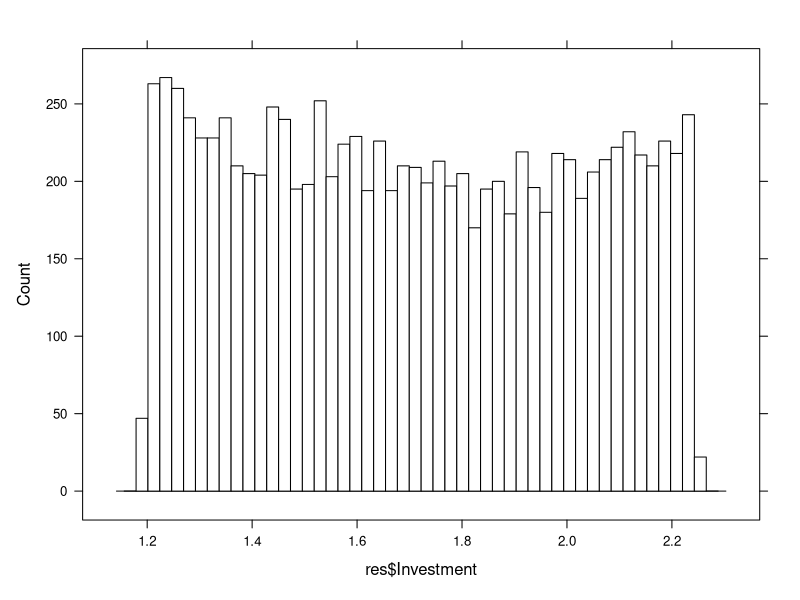
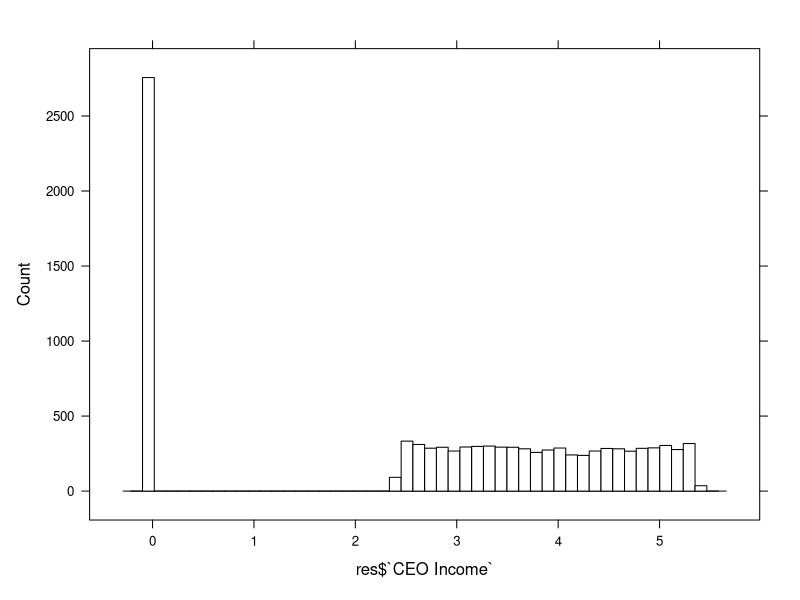
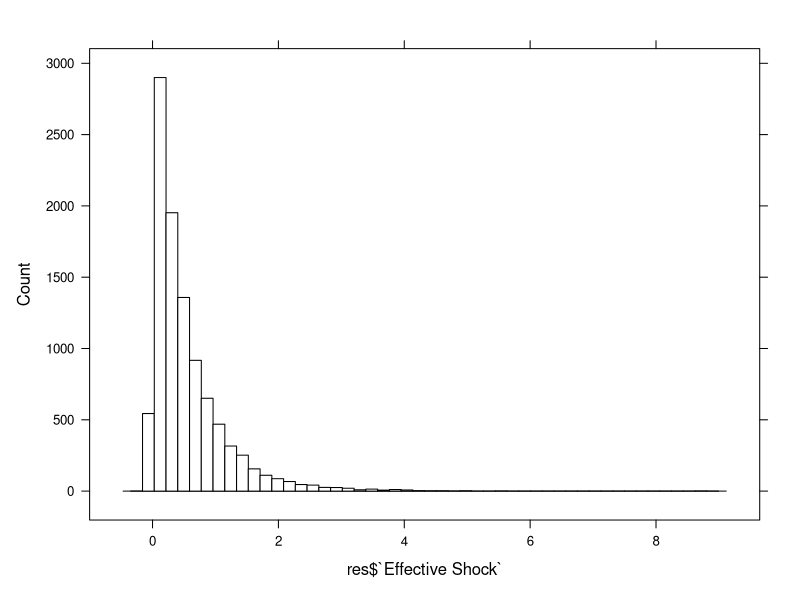
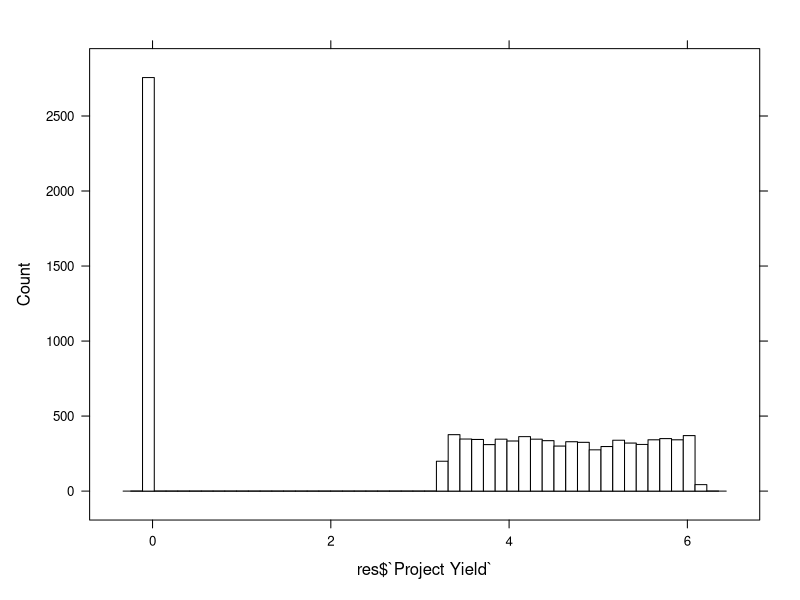
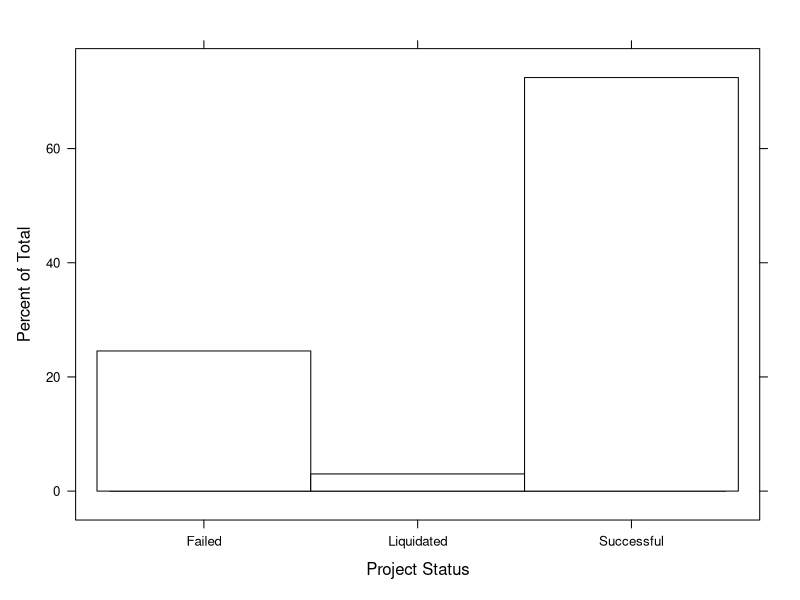
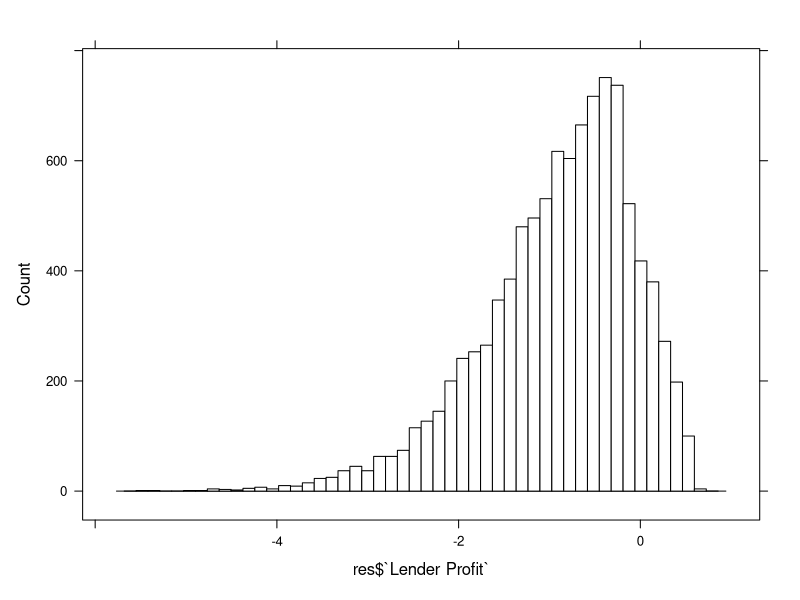

Write the R code that produced these figures, in order.
library(stats)
library(tidyverse)
library(data.table)
library(lattice)

rm(list = ls())
set.seed(1)
n = 10000
A = 1
B = 1
qu = 0.75
ql = 0.10
z = 1
e = exp(1)
zetaL = qu*(e^z-B/(qu - ql)) #Zeta for the Lenders. Maximizes Pledgeable Income
zetaC = qu*e^z #Zeta for the CEO. Maximizes CEO Utility (NPV)


#the integrand inside E(zeta)
mean_exp = function(x){
  return(x*dexp(x, Z))
}

#The function to be minimized in order to find zeta*
zeta_optimizer = function(zeta){
  return(-(1 + integrate(mean_exp, 0, zeta)$value/(pexp(zeta, Z))))
}

rand = c(runif(n, 1, 3)) #Random rates for the exponential distribution
rand = cbind(rand, unlist(lapply(rand, rexp, n = 1)), runif(n)) #Random values for the exponential distr. (liq. shocks) and random values for project success

res = c()
for(i in 1:10000){
  Z = rand[i, 1]
  shock = rand[i, 2]
  
  zeta_optim = optim((zetaL + zetaC)/2, 
                     zeta_optimizer, 
                     lower = 0.9*zetaL, 
                     upper = 1.1*zetaC,
                     method = "L-BFGS-B")$par #Finding zeta*. The function is optimized in an interval just larger than the feasible one in order to avoid boundary issues
  
  if(zeta_optim >= zetaC){zeta_optim = zetaC} else if(zeta_optim < zetaL){
    I = 0
    pi_c = 0
    p1 = 0
    status = 'Not invested'
    res = rbind(res, c(I, pi_c, zeta_optim, shock, pi1, status))
    next}
  
  
  
  mean_shock = integrate(mean_exp, 0, zeta_optim)$value #E(zeta*)
  
  I = A/(1 - pexp(zeta_optim, Z)*qu*(e^z - B/(qu - ql)) + mean_shock) #Maximum I*
  
  pi_c =  e^z*I + (A - (1 + mean_shock))*I/(pexp(zeta_optim, Z)) #CEO's Income
  
  project = rand[i, 3]
  
  if(shock > zeta_optim){pi_c = 0
  status = "Liquidated"
  pi1 = 0
  res = rbind(res, c(I, pi_c, zeta_optim, shock, pi1, status))
  next}
  
  
  if(project > qu){pi_c = 0
  status = "Failed"
  pi1 = 0
  res = rbind(res, c(I, pi_c, zeta_optim, shock, pi1, status))
  next}
  
  pi1 = e^z*I  
  status = "Successful"
  res = rbind(res, c(I, pi_c, zeta_optim, shock, pi1, status))
  
  print(i)
}

res = data.frame(res, stringsAsFactors = F)

names(res) = c('Investment', 'CEO Income', 'Cutoff', 'Effective Shock', 'Project Yield', 'Project Status')

res = res %>% mutate(Investment = as.numeric(Investment),
                     `CEO Income` = as.numeric(`CEO Income`),
                     Cutoff = as.numeric(Cutoff),
                     `Effective Shock` = as.numeric(`Effective Shock`),
                     `Project Yield` = as.numeric(`Project Yield`),
                     `Project Status` = as.factor(`Project Status`),
                     `Lender Income` = `Project Yield` - `CEO Income`,
                     `Lender Profit` = `Lender Income` - Investment + A,
                     Withdrawn = Investment * `Effective Shock`)

res$Withdrawn = ifelse(res$`Project Status` == "Liquidated", 0, res$Withdrawn)
res$`Lender Profit` = ifelse(res$`Project Status` != "Liquidated",
                             res$`Lender Profit` - res$Withdrawn,
                             res$`Lender Profit`)

res$`Project Proceeds` = res$`Project Yield` - (res$Investment - A) - res$Withdrawn

histogram(res$Investment, nint = 50, col = 'white', type = 'count')
histogram(res$`CEO Income`, nint = 50, col = 'white', type = 'count')
histogram(res$`Effective Shock`, nint = 50, col = 'white', type = 'count')
histogram(res$`Project Yield`, nint = 50, col = 'white', type = 'count')
histogram(res$`Project Status`, col = 'white', xlab = 'Project Status')
histogram(res$`Lender Profit`, nint = 50, col = 'white', type = 'count')

colMeans(res[, -6])
